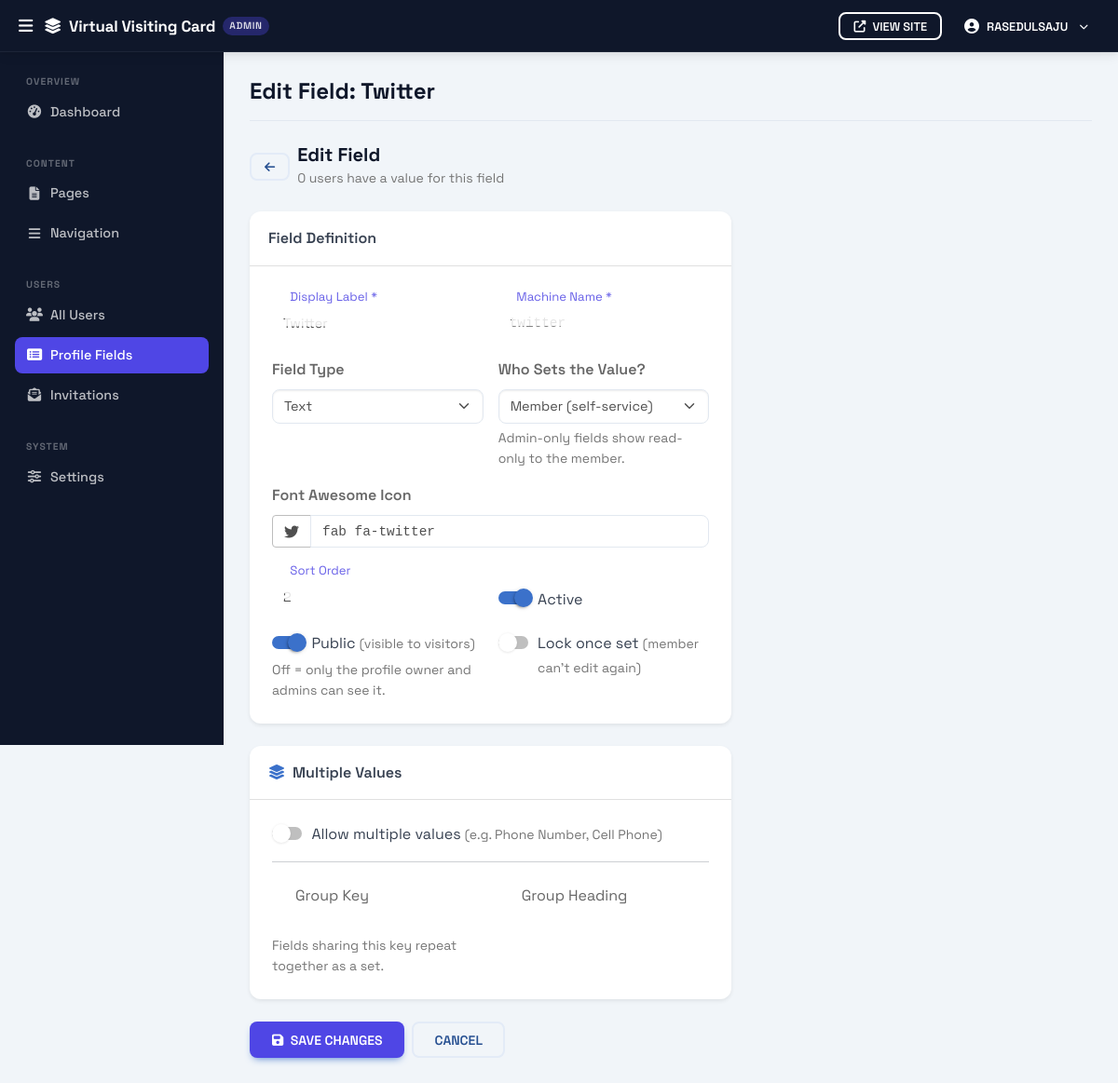
/admin/fields/edit.php?id=2 (signed in), run on an earlier commit of the app's database.
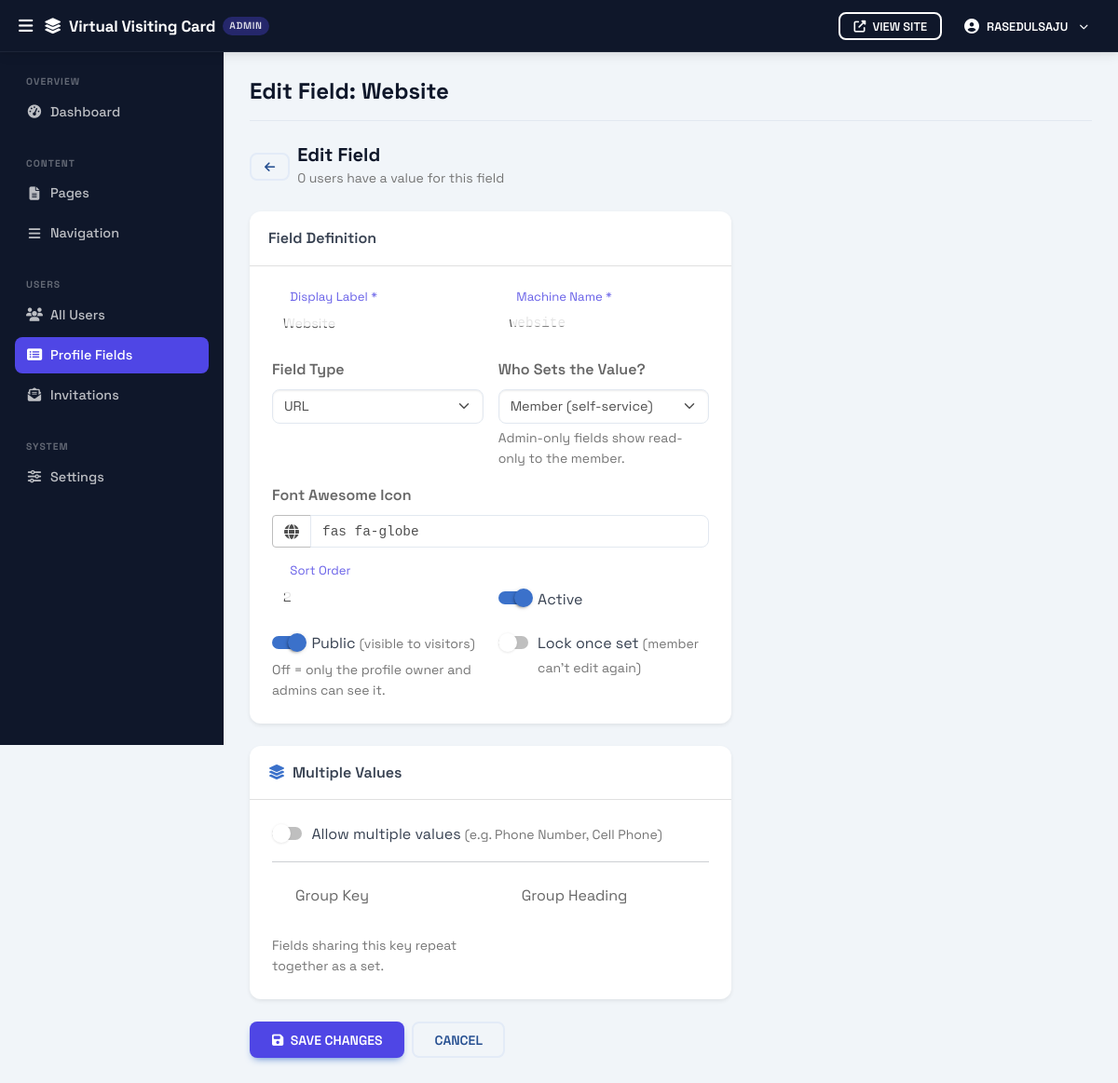
And on a later commit of the database.
### tables this page shows
CREATE TABLE `profile_fields` (
  `id`              INT UNSIGNED                                  NOT NULL AUTO_INCREMENT,
  `field_name`      VARCHAR(100)                                  NOT NULL,
  `field_label`     VARCHAR(150)                                  NOT NULL,
  `field_type`      ENUM('text','url','textarea','date','select') NOT NULL DEFAULT 'text',
  `field_icon`      VARCHAR(100)                                  NOT NULL DEFAULT 'fas fa-tag',
  `field_options`   TEXT                                          NULL DEFAULT NULL,
  `edit_permission` ENUM('user','admin')                          NOT NULL DEFAULT 'user',
  `lock_after_set`  TINYINT(1)                                    NOT NULL DEFAULT 0,
  `is_repeatable`   TINYINT(1)                                    NOT NULL DEFAULT 0,
  `group_key`       VARCHAR(50)                                   NULL DEFAULT NULL,
  `group_label`     VARCHAR(150)                                  NULL DEFAULT NULL,
  `sort_order`      INT                                           NOT NULL DEFAULT 0,
  `is_active`       TINYINT(1)                                    NOT NULL DEFAULT 1,
  `is_public`       TINYINT(1)                                    NOT NULL DEFAULT 1,
  `created_at`      DATETIME                                      NOT NULL DEFAULT CURRENT_TIMESTAMP,
  PRIMARY KEY (`id`),
  UNIQUE KEY `uq_field_name` (`field_name`)
);

### helpers.php (called while the page is built, shortened)
<?php
function e(string $s): string
{
    return htmlspecialchars($s, ENT_QUOTES | ENT_HTML5, 'UTF-8');
}

### admin/fields/edit.php (the view, shortened to what the changed rows need)
<?php
require_once __DIR__ . '/../../helpers.php';
$pdo     = getDB();
$fieldId = (int)($_GET['id'] ?? 0);
$fStmt = $pdo->prepare('SELECT * FROM profile_fields WHERE id = ? LIMIT 1');
$fStmt->execute([$fieldId]);
$field = $fStmt->fetch();
$pageTitle = 'Edit Field: ' . $field['field_label'];
require_once __DIR__ . '/../layout_header.php';
?>
<div class="d-flex align-items-center gap-2 mb-4">
    <div>
        <h2 class="h5 mb-0 fw-bold">Edit Field</h2>
    </div>
</div>
<div class="row">
    <div class="col-lg-7">
        <form method="POST" novalidate>
            <div class="card border-0 shadow-sm mb-4">
                <div class="card-body p-4">
                    <div class="row g-3">
                        <div class="col-md-6">
                            <div class="form-outline">
                                <input type="text" id="field_label" name="field_label" class="form-control"
                                       value="<?= e($field['field_label']) ?>" required>
                                <label class="form-label" for="field_label">Display Label *</label>
                            </div>
                        </div>
                        <div class="col-md-6">
                            <div class="form-outline">
                                <input type="text" id="field_name" name="field_name"
                                       class="form-control font-monospace"
                                       value="<?= e($field['field_name']) ?>" required>
                                <label class="form-label" for="field_name">Machine Name *</label>
                            </div>
                        </div>
                        <div class="col-md-6">
                            <label class="form-label fw-semibold">Field Type</label>
                            <select name="field_type" id="field_type" class="form-select">
                                <option value="text"     <?= $field['field_type'] === 'text'     ? 'selected' : '' ?>>Text</option>
                                <option value="url"      <?= $field['field_type'] === 'url'      ? 'selected' : '' ?>>URL</option>
                            </select>
                        </div>
                        <div class="col-md-6">
                            <label class="form-label fw-semibold">Who Sets the Value?</label>
                            <select name="edit_permission" class="form-select">
                                <option value="user"  <?= $field['edit_permission'] === 'user'  ? 'selected' : '' ?>>Member (self-service)</option>
                            </select>
                            <div class="form-text">Admin-only fields show read-only to the member.</div>
                        </div>
                        <div class="col-12">
                            <div class="input-group">
                                <span class="input-group-text">
                                    <i id="iconPreview" class="<?= e($field['field_icon']) ?>"></i>
                                </span>
                                <input type="text" name="field_icon" id="field_icon"
                                       class="form-control font-monospace"
                                       value="<?= e($field['field_icon']) ?>">
                            </div>
                        </div>
                        <div class="col-md-6">
                            <div class="form-outline">
                                <input type="number" id="sort_order" name="sort_order" class="form-control"
                                       value="<?= (int)$field['sort_order'] ?>" min="0">
                                <label class="form-label" for="sort_order">Sort Order</label>
                            </div>
                        </div>
                        <div class="col-md-6 d-flex align-items-end pb-1">
                            <div class="form-check form-switch">
                                <input class="form-check-input" type="checkbox" role="switch"
                                       id="is_active" name="is_active"
                                       <?= $field['is_active'] ? 'checked' : '' ?>>
                                <label class="form-check-label" for="is_active">Active</label>
                            </div>
                        </div>
                        <div class="col-md-6">
                            <div class="form-check form-switch">
                                <input class="form-check-input" type="checkbox" role="switch"
                                       id="is_public" name="is_public"
                                       <?= $field['is_public'] ? 'checked' : '' ?>>
                                <label class="form-check-label" for="is_public">
                                    Public <small class="text-muted">(visible to visitors)</small>
                                </label>
                            </div>
                        </div>
                        <div class="col-md-6">
                            <div class="form-check form-switch">
                                <input class="form-check-input" type="checkbox" role="switch"
                                       id="lock_after_set" name="lock_after_set"
                                       <?= $field['lock_after_set'] ? 'checked' : '' ?>>
                                <label class="form-check-label" for="lock_after_set">
                                    Lock once set <small class="text-muted">(member can't edit again)</small>
                                </label>
                            </div>
                        </div>
                    </div>
                </div>
            </div>
            <div class="card border-0 shadow-sm mb-4">
                <div class="card-body p-4">
                    <div class="form-check form-switch mb-3">
                        <input class="form-check-input" type="checkbox" role="switch"
                               id="is_repeatable" name="is_repeatable"
                               <?= $field['is_repeatable'] ? 'checked' : '' ?>
                               <?= !empty($field['group_key']) ? 'disabled' : '' ?>>
                        <label class="form-check-label" for="is_repeatable">
                            Allow multiple values <small class="text-muted">(e.g. Phone Number, Cell Phone)</small>
                        </label>
                    </div>
                </div>
            </div>
        </form>
    </div>
</div>
<?php require_once __DIR__ . '/../layout_footer.php'; ?>

### admin/layout_header.php (shortened to what the changed rows need)
<?php
$pageTitle  = $pageTitle  ?? 'Admin';
?>
<!DOCTYPE html>
<html lang="en">
<head>
    <link rel="stylesheet" href="https://cdnjs.cloudflare.com/ajax/libs/font-awesome/6.5.0/css/all.min.css">
    <link rel="stylesheet" href="https://cdnjs.cloudflare.com/ajax/libs/mdb-ui-kit/6.4.0/mdb.min.css">
    <link rel="stylesheet" href="<?= BASE_URL ?>assets/css/custom.css">
    <link rel="stylesheet" href="<?= BASE_URL ?>assets/css/admin.css">
</head>
<body class="admin-body">
<div class="admin-wrapper">
    <main class="admin-content" id="adminContent">
        <div class="admin-content-inner">
            <div class="admin-page-header mb-4">
                <h1 class="admin-page-title"><?= e($pageTitle) ?></h1>
            </div>

What changed in the data, as far as the page shows it:
changed profile_fields "Member (self-service)": field_label "Twitter" → "Website"; field_name "twitter" → "website"; field_type "Text" → "URL"; field_icon "fab fa-twitter" → "fas fa-globe"
Also different on the page:
$pageTitle: "Edit Field: Twitter" → "Edit Field: Website"
